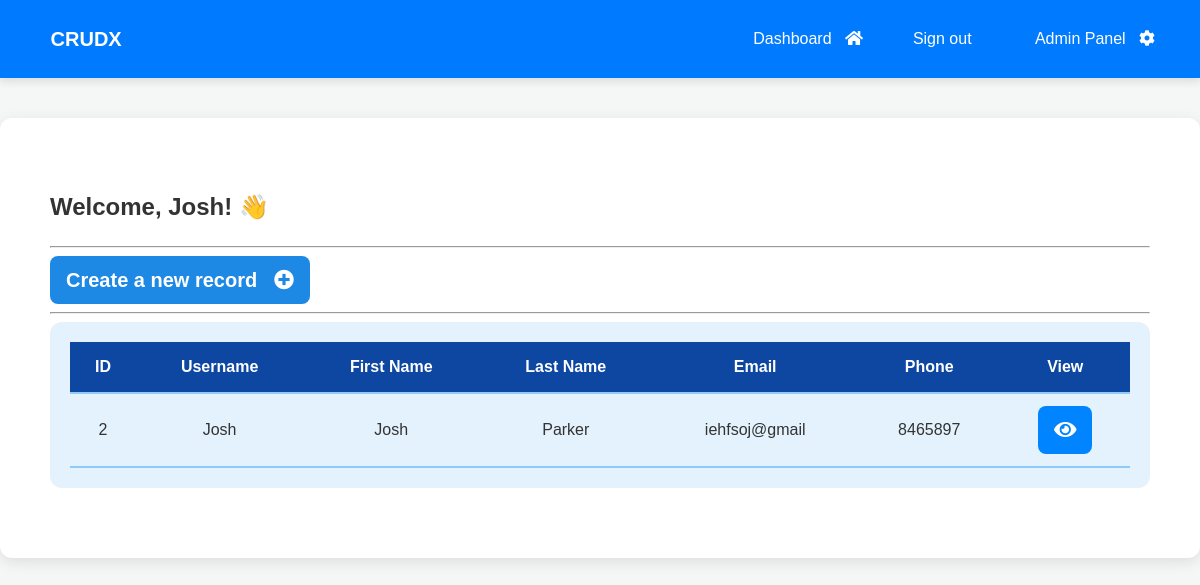
/dashboard/ (signed in), run on the app's committed database.
### webapp/models.py (models this page shows, shortened)
class Record(models.Model):
    user = models.ForeignKey(User, on_delete=models.CASCADE, null=True, blank=True)
    first_name = models.CharField(max_length=100)
    last_name = models.CharField(max_length=100)
    email = models.CharField(max_length=255)
    phone = models.CharField(max_length=20)

### webapp/views.py (the view)
# urls.py: path('dashboard/', views.dashboard, name='dashboard'),
@login_required
def dashboard(request):
    records = Record.objects.filter(user=request.user)
    context = {'records': records}
    return render(request, 'webapp/dashboard.html', context)

### webapp/templates/webapp/dashboard.html
{% extends 'webapp/base.html' %}
{% block content %}
    <h2> Welcome, {{ user }}! 👋 </h2>
    <hr>
    <link rel="stylesheet" href="https://cdnjs.cloudflare.com/ajax/libs/font-awesome/5.15.4/css/all.min.css">
    <a class="btn btn-primary btn-small" href="{% url 'create-record' %}">
        Create a new record &nbsp; <i class="fa fa-plus-circle" aria-hidden="true"></i>
    </a>
    <hr>
    <div class="table-wrapper">
        <table class="custom-table">
            <thead>
                <tr>
                    <th> ID </th>
                    <th> Username </th>
                    <th> First Name </th>
                    <th> Last Name </th>
                    <th> Email </th>
                    <th> Phone </th>
                    <th> View </th>
                </tr>
            </thead>
            <tbody>
            {% if records %}
                {% for record in records %}
                <tr>
                    <td> {{ record.id }} </td>
                    <td> {{ record.user.username }} </td>
                    <td> {{ record.first_name }} </td>
                    <td> {{ record.last_name }} </td>
                    <td> {{ record.email }} </td>
                    <td> {{ record.phone }} </td>
                    <td>
                        <a class="btn btn-success btn-small" href="{% url 'view-record' record.id %}">
                            <i class="fa fa-eye" aria-hidden="true"></i>
                        </a>
                    </td>
                </tr>
                {% endfor %}
            {% else %}
                <tr>
                    <td colspan="7" class="text-center">No records found.</td>
                </tr>
            {% endif %}
            </tbody>
        </table>
    </div>
{% endblock %}

### static/css/style.css (style rules this page uses)
body { font-family: 'Arial', sans-serif; background-color: #f4f7f6; color: #333; margin: 0; padding: 0; box-sizing: border-box; line-height: 1.6; }
a { color: #1e88e5; text-decoration: none; transition: color 0.3s ease; }
.btn { padding: 8px 8px; border-radius: 8px; cursor: pointer; font-weight: bold; transition: background-color 0.3s ease, transform 0.2s ease; border: none; text-align: center; display: inline-block; font-size: 20px; }
.btn-success { background-color: #0084ff; color: #ffffff; font-size: 20px; }
.btn-primary { background-color: #1e88e5; color: #ffffff; font-size: 20px; }
.btn-small { padding: 8px 16px; font-size: 14px; font-size: 20px; }
.table-wrapper { overflow-x: auto; background-color: #e3f2fd; border-radius: 12px; padding: 20px; margin-bottom: 20px; }
.custom-table { width: 100%; border-collapse: collapse; }
.custom-table th, .custom-table td { padding: 12px; text-align: center; border-bottom: 2px solid #90caf9; }
.custom-table th { background-color: #0d47a1; color: #ffffff; }

### data on the page
Record: id "2", user.username "Josh", first_name "Josh", last_name "Parker", email "iehfsoj@gmail", phone "8465897"

### other printed values
{{ user }} "Josh"
